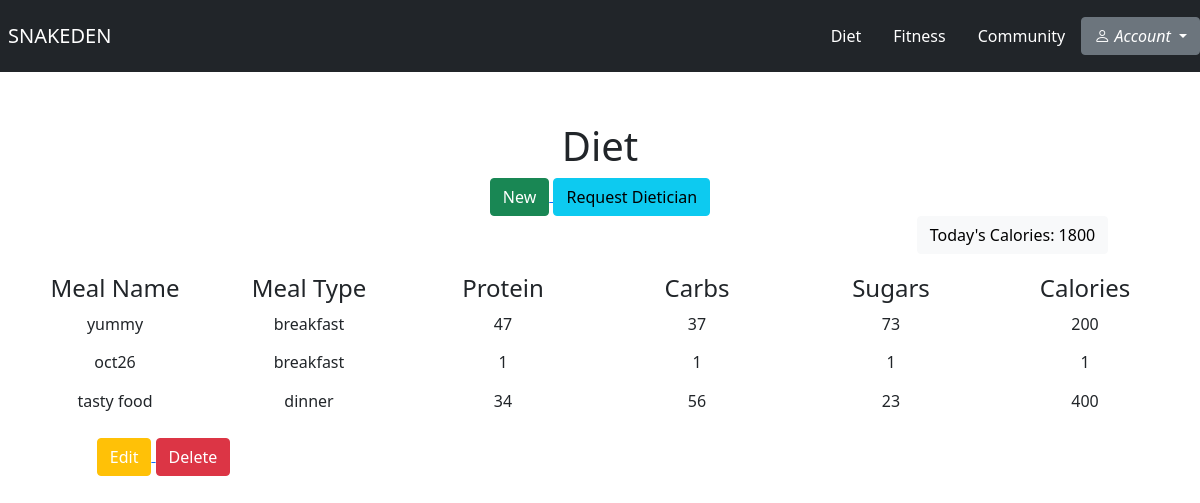
The app's page /diet/, older data.
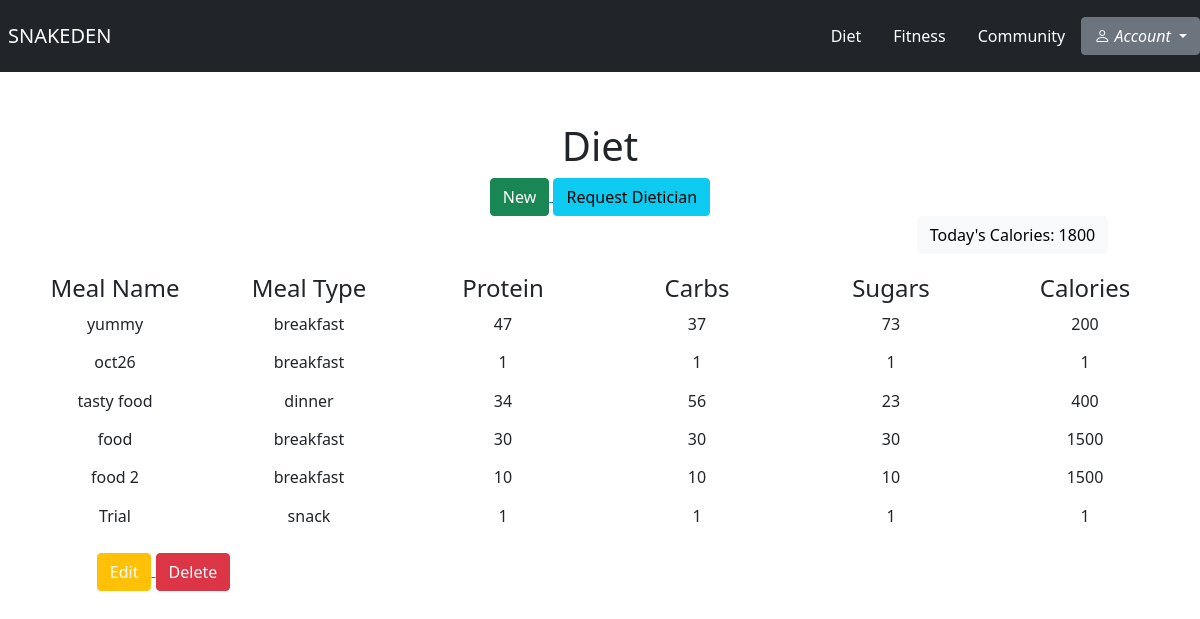
The same page, newer data.
### diet/models.py (models this page shows)
class Meal(models.Model):
    MEAL_TYPES = [
        ('breakfast', 'Breakfast'),
        ('lunch', 'Lunch'),
        ('dinner', 'Dinner'),
        ('snack', 'Snack'),
    ]
    meal_name = models.CharField(max_length=100)
    meal_type = models.CharField(max_length=50, choices=MEAL_TYPES)
    calories = models.IntegerField()
    carbs = models.IntegerField()
    sugars = models.IntegerField()
    protein = models.IntegerField()
    user = models.ForeignKey(User, on_delete=models.CASCADE)

### diet/views.py (the view)
# urls.py: path('', views.diet_home, name="diet_home"),
def diet_home(request):
    obj = Meal.objects.all()
    return render(request, 'diet/diet_home.html', {'obj': obj})

### diet/templates/diet/diet_home.html (shortened to what this page needs)
{% extends 'base.html' %}
{% block body %}
    <h1 style="text-align: center; margin-top: 50px">Diet</h1>
    <div class="container p-0">
        <div class="row pb-1">
            <div class="col-md-12 text-center h6">
                <a href="{% url 'meal_form' %}">
                    <button class="btn btn-success" type="submit" style="margin-left: 0">New</button>
                </a>
                <a href="{% url 'request_dietician' %}">
                    <button class="btn btn-info" type="submit">Request Dietician</button>
                </a>
                <h6 class="btn btn-light" style="margin-left: 825px">Today's Calories: 1800</h6>
            </div>
        </div>
        <div class="row pb-1">
            <div class="col-md-2 text-center h4">
                Meal Name
            </div>
            <div class="col-md-2 text-center h4">
                Meal Type
            </div>
            <div class="col-md-2 text-center h4">
                Protein
            </div>
            <div class="col-md-2 text-center h4">
                Carbs
            </div>
            <div class="col-md-2 text-center h4">
                Sugars
            </div>
            <div class="col-md-2 text-center h4">
                Calories
            </div>
        </div>
        <div class="row pb-1">
            <div class="col-md-2 text-center h6">
                {% for item in obj %}
                    <tr>{{ item.meal_name }}</tr>
                {% endfor %}
            </div>
            <div class="col-md-2 text-center h6">
                {% for item in obj %}
                    <tr>{{ item.meal_type }}</tr>
                {% endfor %}
            </div>
            <div class="col-md-2 text-center h6">
                {% for item in obj %}
                    <tr>{{ item.carbs }}</tr>
                {% endfor %}
            </div>
            <div class="col-md-2 text-center h6">
                {% for item in obj %}
                    <tr>{{ item.sugars }}</tr>
                {% endfor %}
            </div>
            <div class="col-md-2 text-center h6">
                {% for item in obj %}
                    <tr>{{ item.protein }}</tr>
                {% endfor %}
            </div>
            <div class="col-md-2 text-center h6">
                {% for item in obj %}
                    <tr>{{ item.calories }}</tr>
                {% endfor %}
            </div>
            <div class="col-md-3 text-center h6">
                <a href="{% url 'edit_meal' %}">
                <button class="btn btn-warning" style="color: white" type="submit">Edit</button>
                </a>
                <a href="{% url 'delete_meal' %}">
                   <button class="btn btn-danger" type="submit">Delete</button>
                </a>
            </div>
        </div>
    </div>
{% endblock %}

Row changes from the older to the newer data that the page shows:
added Meal: meal_name "food", meal_type "breakfast", carbs "30", sugars "30", protein "30", calories "1500"
added Meal: meal_name "food 2", meal_type "breakfast", carbs "10", sugars "10", protein "10", calories "1500"
added Meal: meal_name "Trial", meal_type "snack", carbs "1", sugars "1", protein "1", calories "1"
